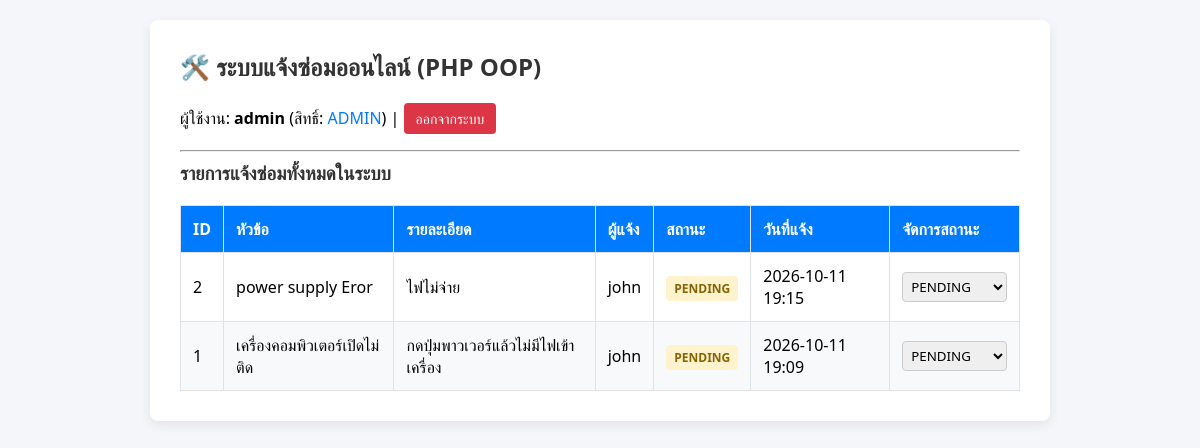
The page / (signed in) on the database its author committed.
### tables this page shows
CREATE TABLE `repair_requests` (
  `request_id` int(11) NOT NULL,
  `user_id` int(11) NOT NULL,
  `title` varchar(100) NOT NULL,
  `description` text NOT NULL,
  `status` enum('PENDING','IN_PROGRESS','COMPLETED','CANCELLED') NOT NULL DEFAULT 'PENDING',
  `created_at` timestamp NOT NULL DEFAULT current_timestamp()
);

CREATE TABLE `users` (
  `user_id` int(11) NOT NULL,
  `username` varchar(50) NOT NULL,
  `password` varchar(255) NOT NULL,
  `role` enum('USER','ADMIN') NOT NULL DEFAULT 'USER'
);

### classes/User.php (called while the page is built, shortened)
<?php
class User {
    public string $role;
    public function isAdmin(): bool {
        return $this->role === 'ADMIN';
    }
}

### classes/RepairService.php (called while the page is built, shortened)
<?php
require_once __DIR__ . '/User.php';
class RepairService {
    private PDO $db;
    public function __construct(PDO $db) {
        $this->db = $db;
    }
    public function getAllRequests(): array {
        $stmt = $this->db->prepare("
            SELECT r.*, u.username
            FROM repair_requests r
            JOIN users u ON r.user_id = u.user_id
            ORDER BY r.created_at DESC
        ");
        $stmt->execute();
        return $stmt->fetchAll();
    }
}

### index.php (the view, shortened to what this page needs)
<?php
require_once __DIR__ . '/classes/RepairService.php';
$database = new Database();
$db = $database->getConnection();
$service = new RepairService($db);
$currentUser = isset($_SESSION['user']) ? unserialize($_SESSION['user']) : null;
?>
<!DOCTYPE html>
<html lang="th">
<head>
</head>
<body>
<div class="container">
    <h2>🛠️ ระบบแจ้งซ่อมออนไลน์ (PHP OOP)</h2>
    <?php if (!$currentUser): ?>
        <h3>เข้าสู่ระบบ</h3>
        <form method="POST">
            <input type="hidden" name="action" value="login">
            <label>Username:</label>
            <input type="text" name="username" required placeholder="กรอกชื่อผู้ใช้">
            <label>Password:</label>
            <input type="password" name="password" required placeholder="กรอกรหัสผ่าน">
            <button type="submit" class="btn">Login</button>
        </form>
        <p><small style="color: #6c757d;">* บัญชีทดสอบระบบ: admin / 1234 (ผู้ดูแล) หรือ john / 1234 (ผู้ใช้ทั่วไป)</small></p>
    <?php else: ?>
        <p>
            ผู้ใช้งาน: <strong><?= htmlspecialchars($currentUser->username) ?></strong>
            (สิทธิ์: <span style="color:#007bff;"><?= htmlspecialchars($currentUser->role) ?></span>)
            | <a href="?action=logout" class="btn-danger">ออกจากระบบ</a>
        </p>
        <hr>
        <?php if (!$currentUser->isAdmin()): ?>
            <h3>ส่งรายการแจ้งซ่อมใหม่</h3>
            <form method="POST">
                <input type="hidden" name="action" value="create_request">
                <label>หัวข้อปัญหา:</label>
                <input type="text" name="title" required placeholder="เช่น เครื่องปรับอากาศไม่เย็น">
                <label>รายละเอียดปัญหา:</label>
                <textarea name="description" rows="3" required placeholder="ระบุรายละเอียดปัญหาสั้นๆ..."></textarea>
                <button type="submit" class="btn">ส่งแจ้งซ่อม</button>
            </form>
            <h3 style="margin-top: 30px;">ประวัติการแจ้งซ่อมของฉัน</h3>
            <?php $requests = $service->getRequestsByUser($currentUser->id); ?>
        <?php else: ?>
            <h3>รายการแจ้งซ่อมทั้งหมดในระบบ</h3>
            <?php $requests = $service->getAllRequests(); ?>
        <?php endif; ?>
        <table>
            <thead>
                <tr>
                    <th>ID</th>
                    <th>หัวข้อ</th>
                    <th>รายละเอียด</th>
                    <th>ผู้แจ้ง</th>
                    <th>สถานะ</th>
                    <th>วันที่แจ้ง</th>
                    <?php if ($currentUser->isAdmin()): ?><th>จัดการสถานะ</th><?php endif; ?>
                </tr>
            </thead>
            <tbody>
                <?php foreach ($requests as $req): ?>
                    <tr>
                        <td><?= $req['request_id'] ?></td>
                        <td><?= htmlspecialchars($req['title']) ?></td>
                        <td><?= htmlspecialchars($req['description']) ?></td>
                        <td><?= htmlspecialchars($req['username']) ?></td>
                        <td>
                            <span class="badge status-<?= $req['status'] ?>">
                                <?= $req['status'] ?>
                            </span>
                        </td>
                        <td><?= date('Y-m-d H:i', strtotime($req['created_at'])) ?></td>
                        <?php if ($currentUser->isAdmin()): ?>
                            <td>
                                <form method="POST" style="margin:0;">
                                    <select name="status" onchange="this.form.submit()" style="margin:0; padding: 4px;">
                                        <option value="PENDING" <?= $req['status'] === 'PENDING' ? 'selected' : '' ?>>PENDING</option>
                                    </select>
                                </form>
                            </td>
                        <?php endif; ?>
                    </tr>
                <?php endforeach; ?>
            </tbody>
        </table>
    <?php endif; ?>
</div>
</body>
</html>

### index.php (style rules this page uses)
* { box-sizing: border-box; font-family: 'Segoe UI', Tahoma, Geneva, Verdana, sans-serif; }
body { background-color: #f4f6f9; margin: 0; padding: 20px; }
.container { max-width: 900px; margin: 0 auto; background: #fff; padding: 30px; border-radius: 8px; box-shadow: 0 4px 12px rgba(0,0,0,0.08); }
h2, h3 { color: #333; margin-top: 0; }
.btn-danger { background-color: #dc3545; text-decoration: none; display: inline-block; padding: 6px 12px; color: white; border-radius: 4px; font-size: 14px; }
input[type="text"], input[type="password"], textarea, select { width: 100%; padding: 10px; margin: 8px 0 16px; border: 1px solid #ccc; border-radius: 4px; }
table { width: 100%; border-collapse: collapse; margin-top: 20px; }
th, td { border: 1px solid #dee2e6; padding: 12px; text-align: left; }
th { background-color: #007bff; color: white; }
tr:nth-child(even) { background-color: #f8f9fa; }
.badge { padding: 4px 8px; border-radius: 4px; font-weight: bold; font-size: 12px; }
.status-PENDING { background: #fff3cd; color: #856404; }

### rows shown on the page
repair_requests: request_id "2", title "power supply Eror", description "ไฟไม่จ่าย", user.username "john", status "PENDING", created_at "2026-10-11 19:15"
repair_requests: request_id "1", title "เครื่องคอมพิวเตอร์เปิดไม่ติด", description "กดปุ่มพาวเวอร์แล้วไม่มีไฟเข้าเครื่อง", user.username "john", status "PENDING", created_at "2026-10-11 19:09"

### other values the page prints
$currentUser->username "admin"
$currentUser->role "ADMIN"
